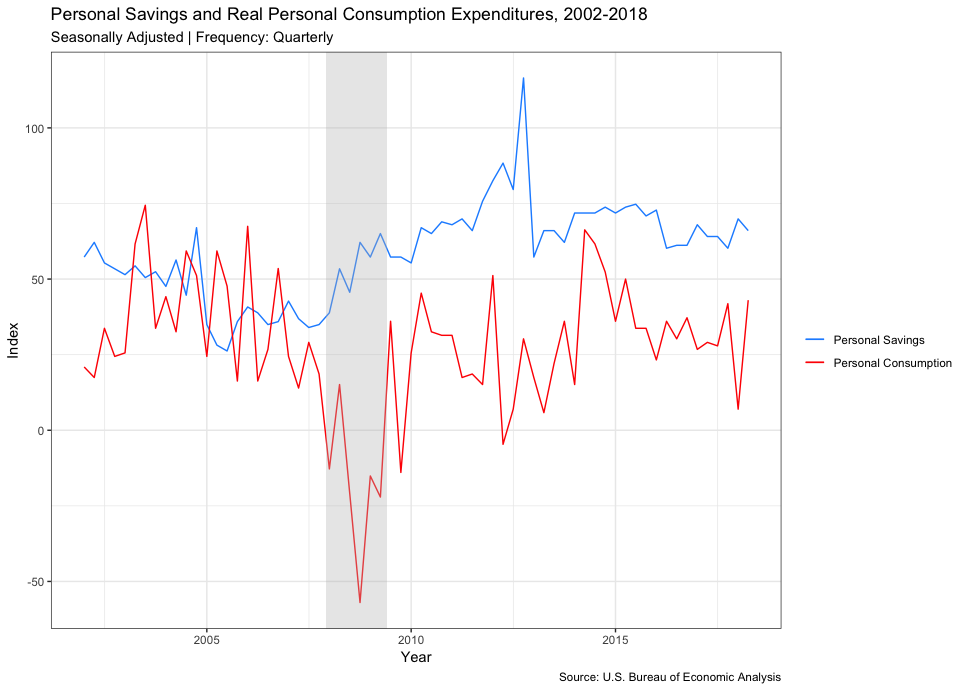

This figure's R source:
# Personal Savings and Real Personal Consumption Expenditures 
# https://fred.stlouisfed.org/series/PSAVERT#0
# https://fred.stlouisfed.org/series/DPCCRL1Q225SBEA#0
# Three Sheets must be imported into the Global Environment 
# PSPC.xls

library(ggplot2)
theme_set(theme_bw())

ggplot() + 
  geom_line(data = PSPC, aes(x=ob_date, y=SAVER, color = "blue")) + 
  geom_line(data = CONSUM, aes(x=o_date, y=CONSUMPTION, color = "red")) + 
  geom_rect(data = RECESS, aes(xmin = x1, xmax = x2, ymin = -Inf, ymax = Inf), fill = 'gray', alpha = 0.35) + 
  labs(title = "Personal Savings and Real Personal Consumption Expenditures, 2002-2018",
       subtitle = "Seasonally Adjusted | Frequency: Quarterly",
       caption = "Source: U.S. Bureau of Economic Analysis",
       x = "Year", 
       y = "Index") + 
  # create legend manually
  scale_fill_identity(name = "Line Color", guide = 'legend', labels = c('m1')) + 
  scale_colour_manual(name = " ", 
                      values =  c('blue' = "dodgerblue", 'red' = "red"),
                      labels = c('Personal Savings', 'Personal Consumption')) 
